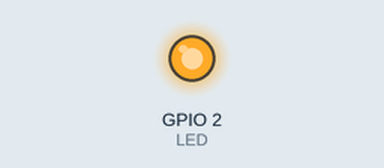
This program was run on a simulated ESP32. Parts: output pins drawn as LEDs (lit = HIGH). What the program prints to the serial monitor is not drawn. At 1.0 s the program puts the board to deep sleep or switches it off; the recording ends there.

Above: at 0.1 s.
Timing chart, 0 to 1.0 s (numbered marks = the images above):
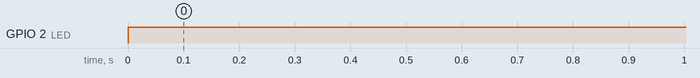

Measured:
- by itself, GPIO 2 (LED): LOW → HIGH at 0.00 s

The program:

main.cpp
```cpp
/*
  Este código utiliza o Sono profundo do ESP,
  Quando este está em sono profundo as únicas coisas que funcionarão serão:
  Controlador RTC, periféricos RTC e memórias RTC
*/

#include <Arduino.h>

//#define BUTTON_PIN_BITMASK 0x200000000 // 2^33 in hex
#define SEGUNDO_PARA_MICROSSEGUNDOS 1000000  //Para converter segundos em microssegundos
#define TEMPO_DE_SONO 10
#define LED 2

int tempoAnterior = 0;
String pino = "GPIO_NUM_4";

//Significa que é uma variável que será armazenada no RTC
//Isso é importante pois somente aquilo que está na memória RTC
//Poderá ser recuperado quando o ESP for bootado novamente
RTC_DATA_ATTR int bootCount = 0;


//Função simples que apenas printa qual a causa do despertar

void print_motivo_despertou()
{
  esp_sleep_wakeup_cause_t motivo_despertou;
   motivo_despertou = esp_sleep_get_wakeup_cause();

  //Verifica as causas possiveis e imprime qual aconteceu
  switch (motivo_despertou)
  {
    case ESP_SLEEP_WAKEUP_EXT0 :
      Serial.println("Despertado por um sinal externo usando RTC_IO");
      break;
    case ESP_SLEEP_WAKEUP_EXT1:
      Serial.println("Despertado por um sinal externo usando RTC_CNTL");
      break;
    case ESP_SLEEP_WAKEUP_TIMER:
      Serial.println("Despertado por conta do tempo");
      break;
    case ESP_SLEEP_WAKEUP_TOUCHPAD:
      Serial.println("Despertou por conta do touchpad");
      break;
    case ESP_SLEEP_WAKEUP_ULP:
      Serial.println("Despertado por conta do programa ULP");
      break;
    default:
      Serial.printf("Não foi despertado pelo sono profundo: %d\n", motivo_despertou);
      break;
  }

}

void acionaLed()
{
  digitalWrite(LED, HIGH);
}

void setup()
{
  pinMode(4, INPUT);
  pinMode(LED, OUTPUT);

  Serial.begin(115200);

  ++bootCount;
  Serial.println("Numeros de boot: " + String(bootCount));

  //Imprime o motivo do despertar
  print_motivo_despertou();

  acionaLed();

  //Define quanto tempo o ESP ficará em sono profundo
  esp_sleep_enable_timer_wakeup(TEMPO_DE_SONO * SEGUNDO_PARA_MICROSSEGUNDOS);

  //Define se o ESP será acordado por um botão (pino RTC)
  esp_sleep_enable_ext0_wakeup(GPIO_NUM_4, 1);

  Serial.println("O ESP irá dormir por: " + String(TEMPO_DE_SONO) + "s" );

  Serial.println("Indo dormir");
  delay(1000);
  Serial.flush();

  //Coloca o ESP em sono profundo
  esp_deep_sleep_start();

  //tudo aquilo que está abaixo não aparecerá pois o ESP já dormiu
  Serial.print("Está mensagem nunca aparecerá");

}

void loop()
{

}
```
